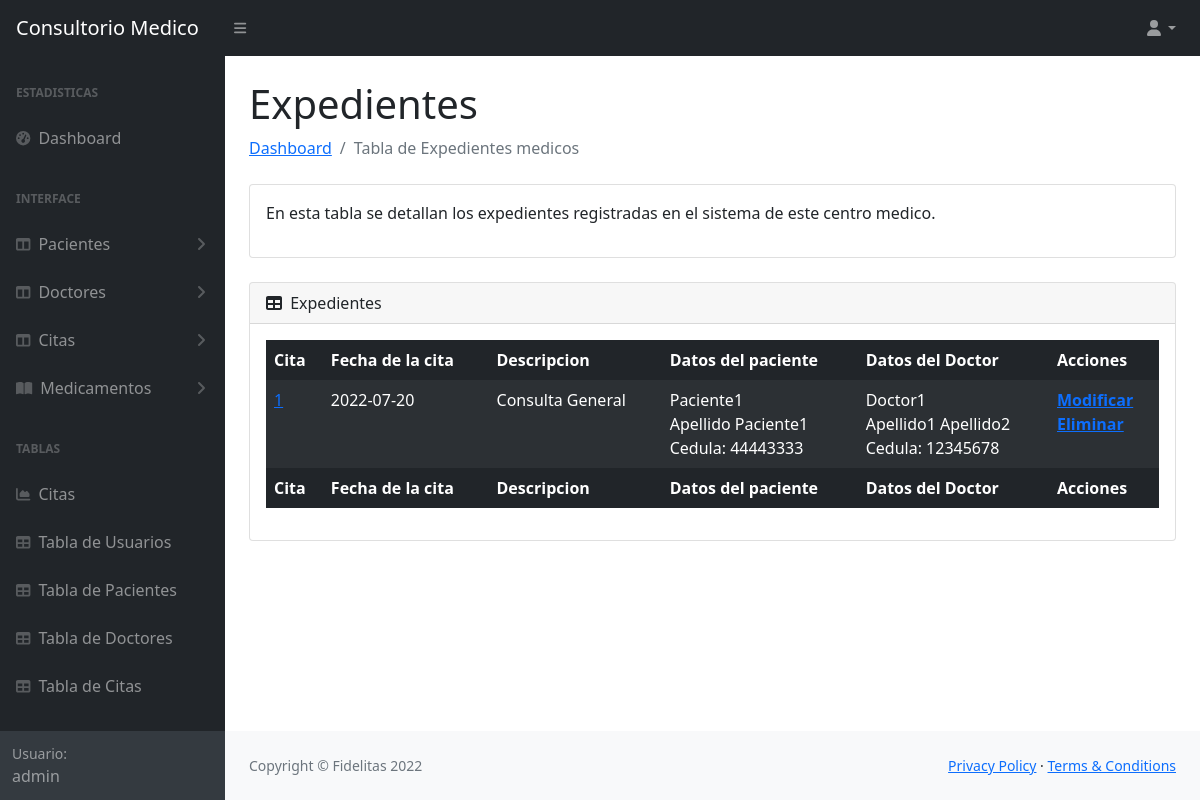
Page /tablas/expediente.php?id=1 (signed in) on the earlier database version.
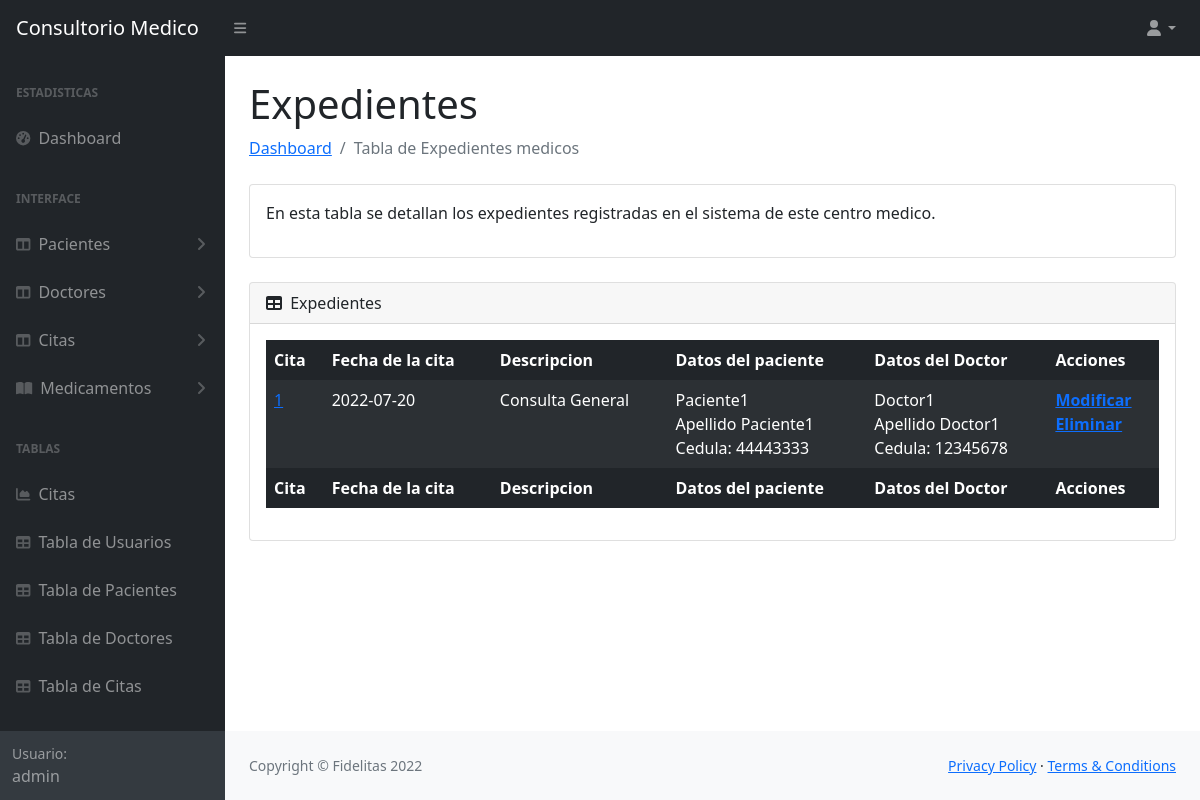
Same page on the later database version.
### tables this page shows
CREATE TABLE `expediente` (
  idExpediente INT NOT NULL AUTO_INCREMENT,
  exPaciente INT NOT NULL,
  exDoctor INT NOT NULL,
  exConsulta INT NOT NULL,
  PRIMARY KEY (idExpediente),
  foreign key(exPaciente)references `pacientes`(idPaciente),
  foreign key(exDoctor)references `doctor`(idDoctor),
  foreign key(exConsulta)references `cita`(idCita));

CREATE TABLE `doctor` (
  idDoctor INT NOT NULL AUTO_INCREMENT,
  nombreDoctor VARCHAR(45) NOT NULL,
  apellidosDoctor VARCHAR(45) NOT NULL,
  cedulaDoctor INT NOT NULL,
  telefonoDoctor VARCHAR(10) NOT NULL,
  correoDoctor VARCHAR(45) NOT NULL,
  especialidad VARCHAR(45) NOT NULL,
  tipoUsuario INT NOT NULL,
  PRIMARY KEY (idDoctor),
  foreign key(tipoUsuario)references `tipousuario`(idtipoUsuario));

CREATE TABLE `cita` (
  idCita INT NOT NULL AUTO_INCREMENT,
  fechaCita VARCHAR(10) NOT NULL,
  descripcion VARCHAR(45) NOT NULL,
  doctorAsignado INT NOT NULL,
  cidPaciente INT NOT NULL,
  PRIMARY KEY (idCita),
  foreign key(doctorAsignado)references `doctor`(idDoctor),
  foreign key (cidPaciente) references `pacientes`(idPaciente));

CREATE TABLE `pacientes` (
  idPaciente INT NOT NULL AUTO_INCREMENT,
  nombrePaciente VARCHAR(45) NOT NULL,
  apellidosPaciente VARCHAR(45) NOT NULL,
  cedulaPaciente INT NOT NULL,
  fechaNacimiento VARCHAR(10) NOT NULL,
  telefonoPaciente VARCHAR(10) NOT NULL,
  correoPaciente VARCHAR(45) NOT NULL,
  PRIMARY KEY (idPaciente));

### tablas/expediente.php (the view, shortened to what the changed rows need)
 <?php
 require '../conexion/conexion.php';
 $idPaciente=$_GET['id'];
 $expedienteSELECT = "SELECT ex.idExpediente, cm.idCita, cm.fechaCita, cm.descripcion, p.nombrePaciente, p.apellidosPaciente, p.cedulaPaciente, d.nombreDoctor, d.apellidosDoctor, d.cedulaDoctor  FROM expediente ex
 JOIN cita cm on ex.exConsulta = cm.idCita
 JOIN pacientes p on ex.exPaciente = p.idPaciente
 JOIN doctor d on ex.exDoctor= d.idDoctor
 where p.idPaciente = ".$idPaciente;
 $resultado = $mysqli->query($expedienteSELECT);
?>
<!DOCTYPE html>
<html lang="en">
    <head>
        <link href="https://cdn.jsdelivr.net/npm/simple-datatables@latest/dist/style.css" rel="stylesheet" />
        <link href="../css/styles.css" rel="stylesheet" />
    </head>
    <body class="sb-nav-fixed">
        <div id="layoutSidenav">
            <div id="layoutSidenav_content">
                <main>
                    <div class="container-fluid px-4">
                        <h1 class="mt-4">Expedientes</h1>
                        <div class="card mb-4">
                            <div class="card-body">
                                <table id="datatablesSimple" class="table table-dark table-striped table-borderless">
                                    <thead>
                                        <tr>
                                            <th>Cita</th>
                                            <th>Fecha de la cita</th>
                                            <th>Descripcion</th>
                                            <th>Datos del paciente</th>
                                            <th>Datos del Doctor</th>
                                            <th>Acciones</th>
                                        </tr>
                                    </thead>
                                    <tfoot>
                                        <tr>
                                            <th>Cita</th>
                                            <th>Fecha de la cita</th>
                                            <th>Descripcion</th>
                                            <th>Datos del paciente</th>
                                            <th>Datos del Doctor</th>
                                            <th>Acciones</th>
                                        </tr>
                                    </tfoot>
                                    <tbody>
                                        <?php
                                            while ($row = $resultado->fetch_assoc()) { ?>
                                            <tr> <?php $idExpediente = $row['idExpediente']?>
                                                <td><?php $CitaM = $row['idCita']; echo "<a href='tablaCitas.php?id=$CitaM'>$CitaM</a>"  ?> </td>
                                                <td><?php echo $row['fechaCita']  ?></td>
                                                <td><?php echo $row['descripcion']  ?></td>
                                                <td><?php echo $row['nombrePaciente']."<br> ".$row['apellidosPaciente']."<br> Cedula: ".$row['cedulaPaciente']  ?></td>
                                                <td><?php echo $row['nombreDoctor']."<br> ".$row['apellidosDoctor']."<br> Cedula: ".$row['cedulaDoctor']  ?></td>
                                                <th><?php echo "<a href='../formularios/editarExpediente.php?id=$idExpediente'>Modificar</a><br><a href='../scriptsSQL/deleteExpediente.php?id=$idExpediente'>Eliminar</a>" ?></th>
                                            </tr>
                                            <?php } ?>
                                    </tbody>
                                </table>
                            </div>
                        </div>
                    </div>
                </main>
            </div>
    </body>
</html>

Differences in the rows shown:
changed through a linked row, expediente "Consulta General": exDoctor.apellidosDoctor "Apellido1 Apellido2" → "Apellido Doctor1"
